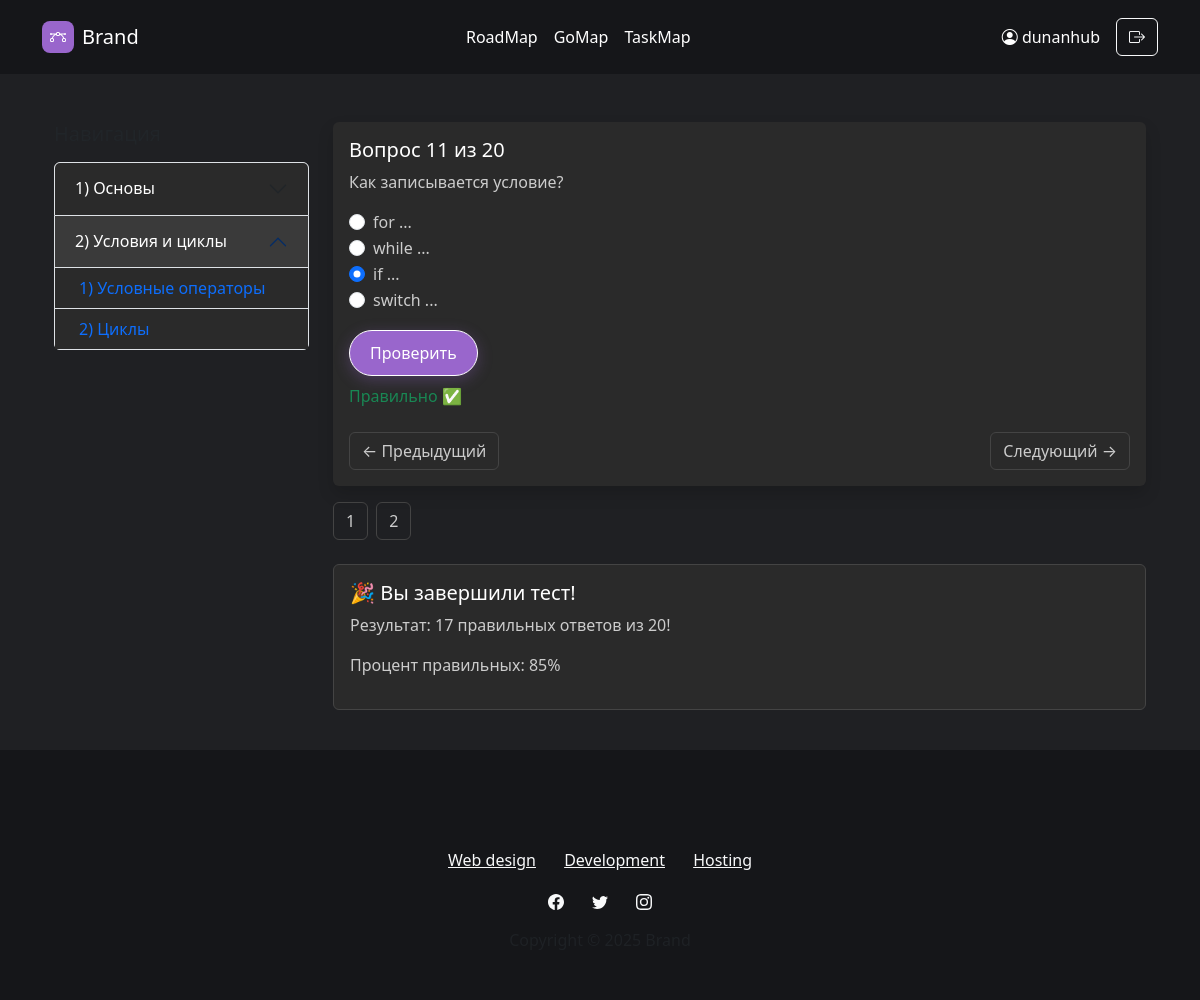
/tests/html/?q=31 (signed in), run on the app's committed database.
### auth_app/models.py (models this page shows, shortened)
class CustomUser(AbstractUser):
    email = models.EmailField(unique=True)

### archive_test/models.py (models this page shows, shortened)
class Chapter(models.Model):
    language = models.ForeignKey(ProgrammingLanguage, on_delete=models.CASCADE)
    title = models.CharField(max_length=200)
    number = models.IntegerField()

class SubChapter(models.Model):
    chapter = models.ForeignKey(Chapter, on_delete=models.CASCADE)
    title = models.CharField(max_length=200)
    number = models.CharField(max_length=10)

class TestQuestion(models.Model):
    sub_chapter = models.ForeignKey(SubChapter, on_delete=models.CASCADE)
    question_text = models.TextField()
    correct_answer = models.CharField(max_length=200)
    choices = models.JSONField()  # Example: ["A", "B", "C", "D"]

class TestProgress(models.Model):
    user = models.ForeignKey(User, on_delete=models.CASCADE)
    question = models.ForeignKey(TestQuestion, on_delete=models.CASCADE)
    selected_answer = models.CharField(max_length=200, blank=True, null=True)
    is_correct = models.BooleanField(default=False)

### archive_test/views.py (the view)
# urls.py: path('<str:language>/', views.test_detail, name='test_detail'),
@login_required
def test_detail(request, language):
    lang = get_object_or_404(ProgrammingLanguage, slug=language)
    chapters = Chapter.objects.filter(language=lang).prefetch_related(
        Prefetch('subchapter_set', queryset=SubChapter.objects.prefetch_related('testquestion_set'))
    )
    question_id = request.GET.get('q')
    questions = TestQuestion.objects.filter(sub_chapter__chapter__language=lang)
    question_list = list(questions)
    total_questions = len(question_list)
    if not question_id:
        return redirect(request.path + f'?q={question_list[0].id}')
    try:
        current_question = TestQuestion.objects.get(id=question_id)
    except TestQuestion.DoesNotExist:
        return redirect(request.path + f'?q={question_list[0].id}')
    progress_qs = TestProgress.objects.filter(user=request.user, question__in=question_list)
    progress_dict = {p.question_id: p.is_correct for p in progress_qs}
    progress_ids = [p.question_id for p in progress_qs]
    feedback = None
    selected_answer = None
    test_completed = len(progress_dict) == total_questions
    if request.method == 'POST' and not test_completed and current_question.id not in progress_ids:
        selected_answer = request.POST.get('answer')
        if selected_answer:
            is_correct = selected_answer == current_question.correct_answer
            TestProgress.objects.create(
                user=request.user,
                question=current_question,
                selected_answer=selected_answer,
                is_correct=is_correct
            )
            feedback = 'correct' if is_correct else 'incorrect'
    else:
        existing = TestProgress.objects.filter(user=request.user, question=current_question).first()
        if existing:
            selected_answer = existing.selected_answer
            feedback = 'correct' if existing.is_correct else 'incorrect'
    correct_count = sum(progress_dict.values())
    percent_correct = round((correct_count / total_questions) * 100) if total_questions else 0
    current_index = question_list.index(current_question)
    previous_id = question_list[current_index - 1].id if current_index > 0 else None
    next_id = question_list[current_index + 1].id if current_index < total_questions - 1 else None
    current_chapter_id = current_question.sub_chapter.chapter.id
    return render(request, 'archive_test/test_detail.html', {
        'language': lang,
        'chapters': chapters,
        'question': current_question,
        'question_number': question_list.index(current_question) + 1,
        'total_questions': total_questions,
        'selected_answer': selected_answer,
        'feedback': feedback,
        'progress_dict': progress_dict,
        'correct_count': correct_count,
        'percent_correct': percent_correct,
        'current_question_id': current_question.id,
        'test_completed': test_completed,
        'previous_id': previous_id,
        'next_id': next_id,
        'current_chapter_id': current_chapter_id,
    })

### archive_test/templatetags/dict_extras.py (called while the page is built)
@register.filter
def get_item(dictionary, key):
    return dictionary.get(key)

### archive_test/templates/archive_test/test_detail.html (shortened to what this page needs)
{% extends 'base.html' %}
{% load static %}
{% load dict_extras %}
{% block content %}
<div class="container-fluid py-4">
    <div class="row">
        <div class="col-md-3">
            <h5 class="mb-3">Навигация</h5>
            <div class="accordion" id="chapterAccordion">
                {% for chapter in chapters %}
                <div class="accordion-item">
                    <h2 class="accordion-header" id="heading{{ chapter.id }}">
                        <button class="accordion-button {% if chapter.id != current_chapter_id %}collapsed{% endif %} bg-dark text-white" type="button"
                                data-bs-toggle="collapse"
                                data-bs-target="#collapse{{ chapter.id }}"
                                aria-expanded="{% if chapter.id == current_chapter_id %}true{% else %}false{% endif %}"
                                aria-controls="collapse{{ chapter.id }}">
                            {{ chapter.number }}) {{ chapter.title }}
                        </button>
                    </h2>
                    <div id="collapse{{ chapter.id }}" class="accordion-collapse collapse {% if chapter.id == current_chapter_id %}show{% endif %}"
                         aria-labelledby="heading{{ chapter.id }}"
                         data-bs-parent="#chapterAccordion">
                        <div class="accordion-body p-0">
                            <ul class="list-group list-group-flush">
                                {% for sub in chapter.subchapter_set.all %}
                                    {% with sub.testquestion_set.first.id as first_question_id %}
                                    <li class="list-group-item ps-4 {% if sub.id == current_subchapter_id %}active bg-primary text-white{% endif %}">
                                        <a href="?q={{ first_question_id }}" class="text-decoration-none d-block">
                                            {{ sub.number }}) {{ sub.title }}
                                        </a>
                                    </li>
                                    {% endwith %}
                                {% endfor %}
                            </ul>
                        </div>
                    </div>
                </div>
                {% endfor %}
            </div>
        </div>
        <div class="col-md-9">
            <div class="card shadow border-0 mb-3">
                <div class="card-body">
                    <h5 class="card-title">Вопрос {{ question_number }} из {{ total_questions }}</h5>
                    <p class="mb-3">{{ question.question_text }}</p>
                    <form method="post">
                        {% for choice in question.choices %}
                        <div class="form-check">
                            <input class="form-check-input" type="radio" name="answer" id="choice{{ forloop.counter }}" value="{{ choice }}"
                                   {% if selected_answer == choice %}checked{% endif %}>
                            <label class="form-check-label" for="choice{{ forloop.counter }}">
                                {{ choice }}
                            </label>
                        </div>
                        {% endfor %}
                        <button type="submit" class="btn custom-btn mt-3">Проверить</button>
                        {% if feedback == 'correct' %}
                            <p class="text-success mt-2">Правильно ✅</p>
                        {% elif feedback == 'incorrect' %}
                            <p class="text-danger mt-2">Неправильно ❌</p>
                        {% endif %}
                    </form>
                    <div class="d-flex justify-content-between mt-4">
                        {% if previous_id %}
                            <a href="?q={{ previous_id }}" class="btn btn-outline-secondary">&larr; Предыдущий</a>
                        {% else %}
                            <span></span>
                        {% endif %}
                        {% if next_id %}
                            <a href="?q={{ next_id }}" class="btn btn-outline-secondary">Следующий &rarr;</a>
                        {% endif %}
                    </div>
                </div>
            </div>
            <div class="d-flex gap-2 flex-wrap mb-4">
                {% for i in total_questions|make_list %}
                    {% with index=forloop.counter %}
                        {% if progress_dict|get_item:index == True %}
                            <a href="?q={{ index }}" class="btn btn-success">{{ index }}</a>
                        {% elif progress_dict|get_item:index == False %}
                            <a href="?q={{ index }}" class="btn btn-danger">{{ index }}</a>
                        {% else %}
                            <a href="?q={{ index }}" class="btn btn-outline-secondary">{{ index }}</a>
                        {% endif %}
                    {% endwith %}
                {% endfor %}
            </div>
            {% if progress_dict|length == total_questions %}
            <div class="alert alert-info">
                <h5>🎉 Вы завершили тест!</h5>
                <p>Результат: {{ correct_count }} правильных ответов из {{ total_questions }}!</p>
                <p>Процент правильных: {{ percent_correct }}%</p>
            </div>
            {% endif %}
        </div>
    </div>
</div>
{% endblock %}

### templates/includes/header.html (shortened to what this page needs)
<nav class="navbar navbar-light navbar-expand-md py-3" style="background: rgb(21, 22, 25);">
    <div class="container">
        <a class="navbar-brand d-flex align-items-center" href="/">
            <span class="bs-icon-sm bs-icon-rounded bs-icon-primary d-flex justify-content-center align-items-center me-2 bs-icon" style="background: rgb(153, 102, 204);">
            </span>
            <span style="color: rgb(255, 255, 255);">Brand</span>
        </a>
        <div class="collapse navbar-collapse" id="navcol-3">
            <ul class="navbar-nav mx-auto">
                <li class="nav-item"><a class="nav-link active" href="#" style="color: white;">RoadMap</a></li>
                <li class="nav-item"><a class="nav-link" href="#" style="color: white;">GoMap</a></li>
                <li class="nav-item"><a class="nav-link" href="#" style="color: white;">TaskMap</a></li>
            </ul>
            {% if user.is_authenticated %}
                <div class="d-flex align-items-center gap-3">
                    <a href="{% url 'profile' %}" class="text-white text-decoration-none">
                        <i class="bi bi-person-circle"></i> {{ user.username }}
                    </a>
                    <a href="{% url 'logout' %}" class="btn btn-outline-light" title="Выйти">
                        <i class="bi bi-box-arrow-right"></i>
                    </a>
                </div>
            {% else %}
                <button class="btn custom-btn" type="button"
                        onclick="location.href='{% url 'sign_in' %}'">
                    Войти
                </button>
            {% endif %}
        </div>
    </div>
</nav>

### static/css/style.css (style rules this page uses)
body { background: rgb(31, 32, 35); }

### archive_test/templates/archive_test/test_detail.html (style rules this page uses)
html, body { height: 100%; margin: 0; background-color: rgb(31, 32, 35) !important; }
body { display: flex; flex-direction: column; }
.custom-btn { background-color: #9966CC !important; border-color: #ffffff !important; color: #ffffff !important; padding: 10px 20px; border-radius: 25px; transition: transform 0.3s ease, box-shadow 0.3s ease; outline: none !important; box-shadow: 0 4px 15px rgba(153, 102, 204, 0.3); }
.card { background: #2a2a2a; border: none; color: #cccccc; }
.card-title, .card-body h5 { color: #ffffff; }
.accordion-button { background-color: #2a2a2a !important; color: #cccccc; }
.accordion-button:not(.collapsed) { color: #ffffff; background-color: #3a3a3a !important; }
.list-group-item { background-color: #2a2a2a; color: #cccccc; }
.form-check-label { color: #cccccc; }
.btn-outline-secondary { color: #cccccc; border-color: #444; }
.alert-info { background-color: #2a2a2a; border-color: #444; color: #cccccc; }
.alert-info h5 { color: #ffffff; }

### data on the page
Chapter: number "1", title "Основы"
Chapter: number "2", title "Условия и циклы"
SubChapter: number "1", title "Условные операторы"
SubChapter: number "2", title "Циклы"
TestQuestion: question_text "Как записывается условие?"
TestProgress: selected_answer "☐ for ..." "☐ while ..." "☑ if ..." "☐ switch ..."

### other printed values
{{ user.username }} "dunanhub"
{{ question_number }} "11"
{{ total_questions }} "20"
{{ choice }} "for ..." "while ..." "if ..." "switch ..."
{{ index }} "1" "2"
{{ correct_count }} "17"
{{ percent_correct }} "85"
